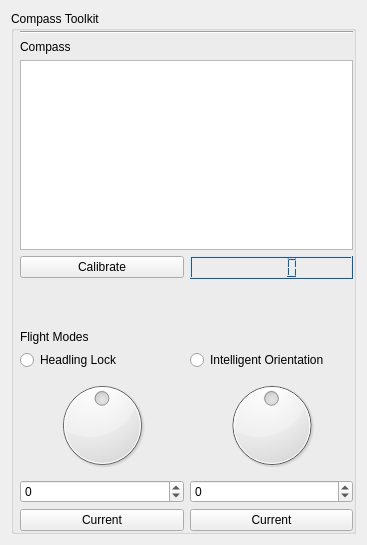
<?xml version="1.0" encoding="UTF-8"?>
<ui version="4.0">
 <class>Form</class>
 <widget class="QWidget" name="Form">
  <property name="geometry">
   <rect>
    <x>0</x>
    <y>0</y>
    <width>367</width>
    <height>545</height>
   </rect>
  </property>
  <property name="windowTitle">
   <string>Form</string>
  </property>
  <layout class="QHBoxLayout" name="horizontalLayout">
   <item>
    <layout class="QVBoxLayout" name="verticalLayout">
     <item>
      <widget class="QGroupBox" name="groupBox">
       <property name="title">
        <string>Compass Toolkit</string>
       </property>
       <layout class="QHBoxLayout" name="horizontalLayout_3">
        <property name="spacing">
         <number>6</number>
        </property>
        <property name="margin">
         <number>0</number>
        </property>
        <item>
         <layout class="QFormLayout" name="formLayout">
          <property name="fieldGrowthPolicy">
           <enum>QFormLayout::AllNonFixedFieldsGrow</enum>
          </property>
          <item row="4" column="1">
           <layout class="QGridLayout" name="gridLayout_2">
            <item row="5" column="2">
             <widget class="QSpinBox" name="intelligentOrientationSpinBox">
              <property name="minimum">
               <number>-180</number>
              </property>
              <property name="maximum">
               <number>180</number>
              </property>
             </widget>
            </item>
            <item row="2" column="0">
             <widget class="QRadioButton" name="headingLockRadioButton">
              <property name="text">
               <string>Headling Lock</string>
              </property>
              <property name="autoExclusive">
               <bool>false</bool>
              </property>
             </widget>
            </item>
            <item row="0" column="0">
             <widget class="QLabel" name="flightModesLabel">
              <property name="text">
               <string>Flight Modes</string>
              </property>
             </widget>
            </item>
            <item row="5" column="0">
             <widget class="QSpinBox" name="headingLockSpinBox">
              <property name="minimumSize">
               <size>
                <width>20</width>
                <height>0</height>
               </size>
              </property>
              <property name="minimum">
               <number>-180</number>
              </property>
              <property name="maximum">
               <number>180</number>
              </property>
             </widget>
            </item>
            <item row="6" column="2">
             <widget class="QPushButton" name="intelligentOrientationCurrentPushButton">
              <property name="text">
               <string>Current</string>
              </property>
             </widget>
            </item>
            <item row="2" column="2">
             <widget class="QRadioButton" name="intelligentOrientationRadioButtton">
              <property name="text">
               <string>Intelligent Orientation</string>
              </property>
              <property name="autoExclusive">
               <bool>false</bool>
              </property>
             </widget>
            </item>
            <item row="4" column="2">
             <widget class="QDial" name="intelligentOrientationDial">
              <property name="layoutDirection">
               <enum>Qt::LeftToRight</enum>
              </property>
              <property name="minimum">
               <number>-180</number>
              </property>
              <property name="maximum">
               <number>180</number>
              </property>
              <property name="orientation">
               <enum>Qt::Horizontal</enum>
              </property>
              <property name="invertedAppearance">
               <bool>false</bool>
              </property>
              <property name="invertedControls">
               <bool>false</bool>
              </property>
              <property name="wrapping">
               <bool>true</bool>
              </property>
              <property name="notchesVisible">
               <bool>false</bool>
              </property>
             </widget>
            </item>
            <item row="6" column="0">
             <widget class="QPushButton" name="headingLockCurrentPushButton">
              <property name="text">
               <string>Current</string>
              </property>
             </widget>
            </item>
            <item row="4" column="0">
             <widget class="QDial" name="headingLockDial">
              <property name="minimum">
               <number>-180</number>
              </property>
              <property name="maximum">
               <number>180</number>
              </property>
              <property name="orientation">
               <enum>Qt::Horizontal</enum>
              </property>
              <property name="invertedAppearance">
               <bool>false</bool>
              </property>
              <property name="wrapping">
               <bool>true</bool>
              </property>
             </widget>
            </item>
           </layout>
          </item>
          <item row="2" column="1">
           <spacer name="verticalSpacer">
            <property name="orientation">
             <enum>Qt::Vertical</enum>
            </property>
            <property name="sizeHint" stdset="0">
             <size>
              <width>20</width>
              <height>40</height>
             </size>
            </property>
           </spacer>
          </item>
          <item row="0" column="1">
           <layout class="QGridLayout" name="gridLayout_3">
            <item row="1" column="0">
             <widget class="QLabel" name="compassLabel">
              <property name="text">
               <string>Compass</string>
              </property>
             </widget>
            </item>
            <item row="2" column="0">
             <widget class="QTextEdit" name="compassTextEdit"/>
            </item>
            <item row="4" column="0">
             <layout class="QGridLayout" name="gridLayout_5">
              <item row="0" column="2">
               <widget class="QLCDNumber" name="headingLcdNumber">
                <property name="palette">
                 <palette>
                  <active>
                   <colorrole role="WindowText">
                    <brush brushstyle="SolidPattern">
                     <color alpha="255">
                      <red>0</red>
                      <green>0</green>
                      <blue>0</blue>
                     </color>
                    </brush>
                   </colorrole>
                   <colorrole role="Button">
                    <brush brushstyle="SolidPattern">
                     <color alpha="255">
                      <red>85</red>
                      <green>170</green>
                      <blue>255</blue>
                     </color>
                    </brush>
                   </colorrole>
                   <colorrole role="Light">
                    <brush brushstyle="SolidPattern">
                     <color alpha="255">
                      <red>213</red>
                      <green>234</green>
                      <blue>255</blue>
                     </color>
                    </brush>
                   </colorrole>
                   <colorrole role="Midlight">
                    <brush brushstyle="SolidPattern">
                     <color alpha="255">
                      <red>149</red>
                      <green>202</green>
                      <blue>255</blue>
                     </color>
                    </brush>
                   </colorrole>
                   <colorrole role="Dark">
                    <brush brushstyle="SolidPattern">
                     <color alpha="255">
                      <red>42</red>
                      <green>85</green>
                      <blue>127</blue>
                     </color>
                    </brush>
                   </colorrole>
                   <colorrole role="Mid">
                    <brush brushstyle="SolidPattern">
                     <color alpha="255">
                      <red>56</red>
                      <green>113</green>
                      <blue>170</blue>
                     </color>
                    </brush>
                   </colorrole>
                   <colorrole role="Text">
                    <brush brushstyle="SolidPattern">
                     <color alpha="255">
                      <red>0</red>
                      <green>0</green>
                      <blue>0</blue>
                     </color>
                    </brush>
                   </colorrole>
                   <colorrole role="BrightText">
                    <brush brushstyle="SolidPattern">
                     <color alpha="255">
                      <red>255</red>
                      <green>255</green>
                      <blue>255</blue>
                     </color>
                    </brush>
                   </colorrole>
                   <colorrole role="ButtonText">
                    <brush brushstyle="SolidPattern">
                     <color alpha="255">
                      <red>0</red>
                      <green>0</green>
                      <blue>0</blue>
                     </color>
                    </brush>
                   </colorrole>
                   <colorrole role="Base">
                    <brush brushstyle="SolidPattern">
                     <color alpha="255">
                      <red>255</red>
                      <green>255</green>
                      <blue>255</blue>
                     </color>
                    </brush>
                   </colorrole>
                   <colorrole role="Window">
                    <brush brushstyle="SolidPattern">
                     <color alpha="255">
                      <red>85</red>
                      <green>170</green>
                      <blue>255</blue>
                     </color>
                    </brush>
                   </colorrole>
                   <colorrole role="Shadow">
                    <brush brushstyle="SolidPattern">
                     <color alpha="255">
                      <red>0</red>
                      <green>0</green>
                      <blue>0</blue>
                     </color>
                    </brush>
                   </colorrole>
                   <colorrole role="AlternateBase">
                    <brush brushstyle="SolidPattern">
                     <color alpha="255">
                      <red>170</red>
                      <green>212</green>
                      <blue>255</blue>
                     </color>
                    </brush>
                   </colorrole>
                   <colorrole role="ToolTipBase">
                    <brush brushstyle="SolidPattern">
                     <color alpha="255">
                      <red>255</red>
                      <green>255</green>
                      <blue>220</blue>
                     </color>
                    </brush>
                   </colorrole>
                   <colorrole role="ToolTipText">
                    <brush brushstyle="SolidPattern">
                     <color alpha="255">
                      <red>0</red>
                      <green>0</green>
                      <blue>0</blue>
                     </color>
                    </brush>
                   </colorrole>
                  </active>
                  <inactive>
                   <colorrole role="WindowText">
                    <brush brushstyle="SolidPattern">
                     <color alpha="255">
                      <red>0</red>
                      <green>0</green>
                      <blue>0</blue>
                     </color>
                    </brush>
                   </colorrole>
                   <colorrole role="Button">
                    <brush brushstyle="SolidPattern">
                     <color alpha="255">
                      <red>85</red>
                      <green>170</green>
                      <blue>255</blue>
                     </color>
                    </brush>
                   </colorrole>
                   <colorrole role="Light">
                    <brush brushstyle="SolidPattern">
                     <color alpha="255">
                      <red>213</red>
                      <green>234</green>
                      <blue>255</blue>
                     </color>
                    </brush>
                   </colorrole>
                   <colorrole role="Midlight">
                    <brush brushstyle="SolidPattern">
                     <color alpha="255">
                      <red>149</red>
                      <green>202</green>
                      <blue>255</blue>
                     </color>
                    </brush>
                   </colorrole>
                   <colorrole role="Dark">
                    <brush brushstyle="SolidPattern">
                     <color alpha="255">
                      <red>42</red>
                      <green>85</green>
                      <blue>127</blue>
                     </color>
                    </brush>
                   </colorrole>
                   <colorrole role="Mid">
                    <brush brushstyle="SolidPattern">
                     <color alpha="255">
                      <red>56</red>
                      <green>113</green>
                      <blue>170</blue>
                     </color>
                    </brush>
                   </colorrole>
                   <colorrole role="Text">
                    <brush brushstyle="SolidPattern">
                     <color alpha="255">
                      <red>0</red>
                      <green>0</green>
                      <blue>0</blue>
                     </color>
                    </brush>
                   </colorrole>
                   <colorrole role="BrightText">
                    <brush brushstyle="SolidPattern">
                     <color alpha="255">
                      <red>255</red>
                      <green>255</green>
                      <blue>255</blue>
                     </color>
                    </brush>
                   </colorrole>
                   <colorrole role="ButtonText">
                    <brush brushstyle="SolidPattern">
                     <color alpha="255">
                      <red>0</red>
                      <green>0</green>
                      <blue>0</blue>
                     </color>
                    </brush>
                   </colorrole>
                   <colorrole role="Base">
                    <brush brushstyle="SolidPattern">
                     <color alpha="255">
                      <red>255</red>
                      <green>255</green>
                      <blue>255</blue>
                     </color>
                    </brush>
                   </colorrole>
                   <colorrole role="Window">
                    <brush brushstyle="SolidPattern">
                     <color alpha="255">
                      <red>85</red>
                      <green>170</green>
                      <blue>255</blue>
                     </color>
                    </brush>
                   </colorrole>
                   <colorrole role="Shadow">
                    <brush brushstyle="SolidPattern">
                     <color alpha="255">
                      <red>0</red>
                      <green>0</green>
                      <blue>0</blue>
                     </color>
                    </brush>
                   </colorrole>
                   <colorrole role="AlternateBase">
                    <brush brushstyle="SolidPattern">
                     <color alpha="255">
                      <red>170</red>
                      <green>212</green>
                      <blue>255</blue>
                     </color>
                    </brush>
                   </colorrole>
                   <colorrole role="ToolTipBase">
                    <brush brushstyle="SolidPattern">
                     <color alpha="255">
                      <red>255</red>
                      <green>255</green>
                      <blue>220</blue>
                     </color>
                    </brush>
                   </colorrole>
                   <colorrole role="ToolTipText">
                    <brush brushstyle="SolidPattern">
                     <color alpha="255">
                      <red>0</red>
                      <green>0</green>
                      <blue>0</blue>
                     </color>
                    </brush>
                   </colorrole>
                  </inactive>
                  <disabled>
                   <colorrole role="WindowText">
                    <brush brushstyle="SolidPattern">
                     <color alpha="255">
                      <red>42</red>
                      <green>85</green>
                      <blue>127</blue>
                     </color>
                    </brush>
                   </colorrole>
                   <colorrole role="Button">
                    <brush brushstyle="SolidPattern">
                     <color alpha="255">
                      <red>85</red>
                      <green>170</green>
                      <blue>255</blue>
                     </color>
                    </brush>
                   </colorrole>
                   <colorrole role="Light">
                    <brush brushstyle="SolidPattern">
                     <color alpha="255">
                      <red>213</red>
                      <green>234</green>
                      <blue>255</blue>
                     </color>
                    </brush>
                   </colorrole>
                   <colorrole role="Midlight">
                    <brush brushstyle="SolidPattern">
                     <color alpha="255">
                      <red>149</red>
                      <green>202</green>
                      <blue>255</blue>
                     </color>
                    </brush>
                   </colorrole>
                   <colorrole role="Dark">
                    <brush brushstyle="SolidPattern">
                     <color alpha="255">
                      <red>42</red>
                      <green>85</green>
                      <blue>127</blue>
                     </color>
                    </brush>
                   </colorrole>
                   <colorrole role="Mid">
                    <brush brushstyle="SolidPattern">
                     <color alpha="255">
                      <red>56</red>
                      <green>113</green>
                      <blue>170</blue>
                     </color>
                    </brush>
                   </colorrole>
                   <colorrole role="Text">
                    <brush brushstyle="SolidPattern">
                     <color alpha="255">
                      <red>42</red>
                      <green>85</green>
                      <blue>127</blue>
                     </color>
                    </brush>
                   </colorrole>
                   <colorrole role="BrightText">
                    <brush brushstyle="SolidPattern">
                     <color alpha="255">
                      <red>255</red>
                      <green>255</green>
                      <blue>255</blue>
                     </color>
                    </brush>
                   </colorrole>
                   <colorrole role="ButtonText">
                    <brush brushstyle="SolidPattern">
                     <color alpha="255">
                      <red>42</red>
                      <green>85</green>
                      <blue>127</blue>
                     </color>
                    </brush>
                   </colorrole>
                   <colorrole role="Base">
                    <brush brushstyle="SolidPattern">
                     <color alpha="255">
                      <red>85</red>
                      <green>170</green>
                      <blue>255</blue>
                     </color>
                    </brush>
                   </colorrole>
                   <colorrole role="Window">
                    <brush brushstyle="SolidPattern">
                     <color alpha="255">
                      <red>85</red>
                      <green>170</green>
                      <blue>255</blue>
                     </color>
                    </brush>
                   </colorrole>
                   <colorrole role="Shadow">
                    <brush brushstyle="SolidPattern">
                     <color alpha="255">
                      <red>0</red>
                      <green>0</green>
                      <blue>0</blue>
                     </color>
                    </brush>
                   </colorrole>
                   <colorrole role="AlternateBase">
                    <brush brushstyle="SolidPattern">
                     <color alpha="255">
                      <red>85</red>
                      <green>170</green>
                      <blue>255</blue>
                     </color>
                    </brush>
                   </colorrole>
                   <colorrole role="ToolTipBase">
                    <brush brushstyle="SolidPattern">
                     <color alpha="255">
                      <red>255</red>
                      <green>255</green>
                      <blue>220</blue>
                     </color>
                    </brush>
                   </colorrole>
                   <colorrole role="ToolTipText">
                    <brush brushstyle="SolidPattern">
                     <color alpha="255">
                      <red>0</red>
                      <green>0</green>
                      <blue>0</blue>
                     </color>
                    </brush>
                   </colorrole>
                  </disabled>
                 </palette>
                </property>
                <property name="autoFillBackground">
                 <bool>false</bool>
                </property>
               </widget>
              </item>
              <item row="0" column="0">
               <widget class="QPushButton" name="calibratePushButton">
                <property name="text">
                 <string>Calibrate</string>
                </property>
               </widget>
              </item>
             </layout>
            </item>
            <item row="0" column="0">
             <widget class="Line" name="line">
              <property name="orientation">
               <enum>Qt::Horizontal</enum>
              </property>
             </widget>
            </item>
           </layout>
          </item>
         </layout>
        </item>
       </layout>
      </widget>
     </item>
    </layout>
   </item>
  </layout>
 </widget>
 <resources/>
 <connections/>
</ui>
